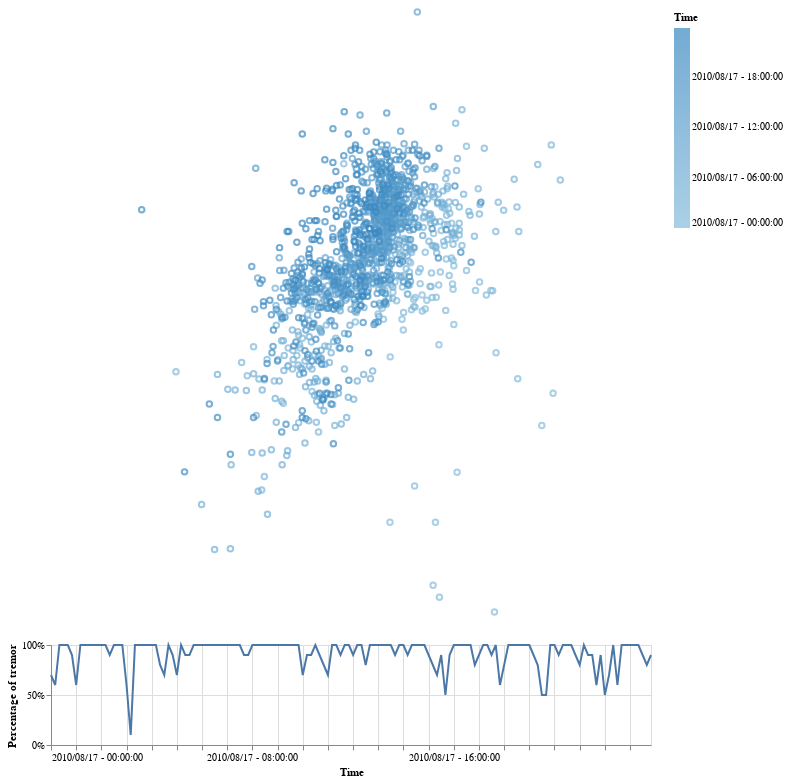

The notebook cell saved with this chart:
### Code cell
brush = alt.selection(type='interval', encodings=['x'])

points = alt.Chart().mark_point().encode(
    longitude = 'Longitude',
    latitude = 'Latitude',
    color=alt.Color('Time', legend=alt.Legend(format='%Y/%m/%d - %H:%M:%S'))
).transform_filter(
    brush.ref()
).properties(
    width=600,
    height=600
)

bars = alt.Chart().mark_line().encode(
    x=alt.X('Time', axis=alt.Axis(format='%Y/%m/%d - %H:%M:%S', title='Time')),
    y=alt.Y('Value', axis=alt.Axis(format='%', title='Percentage of tremor'))
).properties(
    width=600,
    height=100,
    selection=brush
)

alt.vconcat(points, bars,
    data=dfInterp
)

### Figure 1 — Vega-Lite specification as saved in the notebook (floating-point values rounded to 4 significant figures; data arrays with more than 128 entries replaced by an {"elided": "..."} marker saying what was removed)
{"$schema": "https://vega.github.io/schema/vega-lite/v2.6.0.json", "config": {"view": {"height": 300, "width": 400}}, "data": {"name": "data-95a3cc961513d7fc52400c6d51fec5e3"}, "datasets": {"data-95a3cc961513d7fc52400c6d51fec5e3": {"elided": "1321 records"}}, "vconcat": [{"encoding": {"color": {"field": "Time", "legend": {"format": "%Y/%m/%d - %H:%M:%S"}, "type": "temporal"}, "latitude": {"field": "Latitude", "type": "quantitative"}, "longitude": {"field": "Longitude", "type": "quantitative"}}, "height": 600, "mark": "point", "transform": [{"filter": {"selection": "selector002"}}], "width": 600}, {"encoding": {"x": {"axis": {"format": "%Y/%m/%d - %H:%M:%S", "title": "Time"}, "field": "Time", "type": "temporal"}, "y": {"axis": {"format": "%", "title": "Percentage of tremor"}, "field": "Value", "type": "quantitative"}}, "height": 100, "mark": "line", "selection": {"selector002": {"encodings": ["x"], "mark": {"fill": "#333", "fillOpacity": 0.125, "stroke": "white"}, "on": "[mousedown, window:mouseup] > window:mousemove!", "resolve": "global", "translate": "[mousedown, window:mouseup] > window:mousemove!", "type": "interval", "zoom": "wheel!"}}, "width": 600}]}
